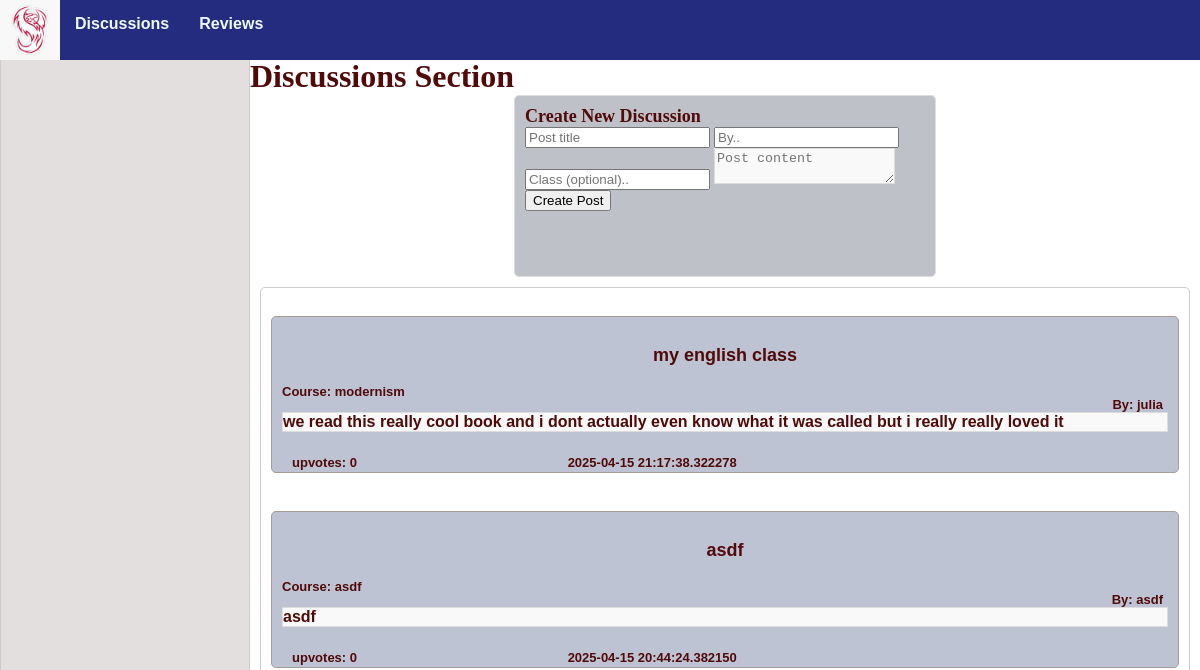
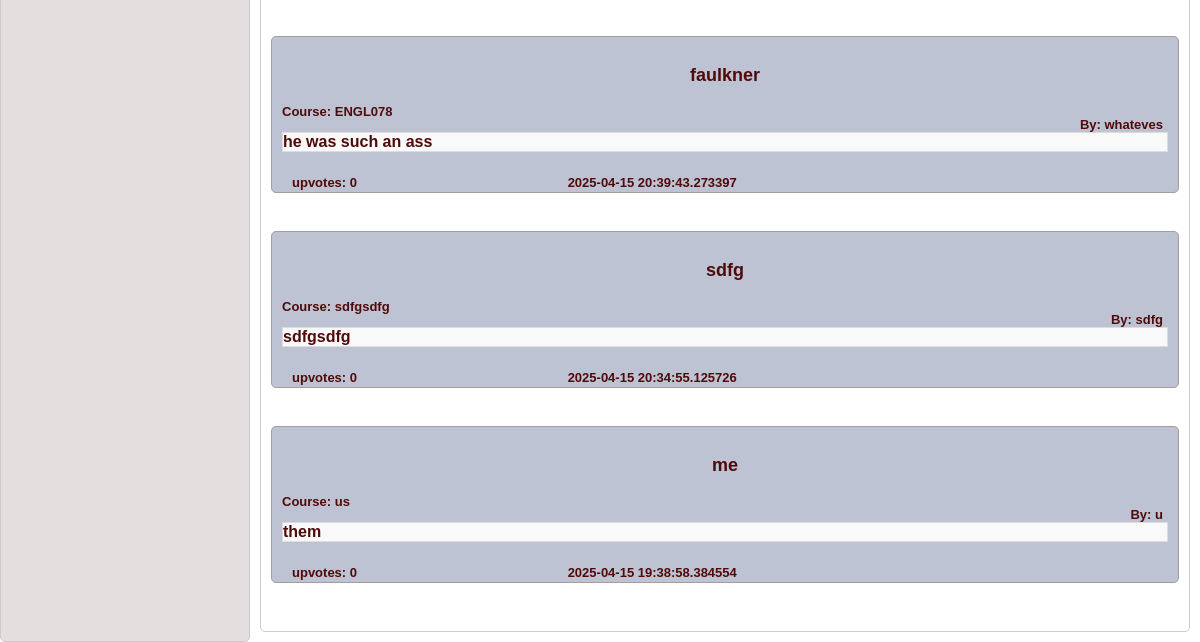
Before: /discussions with the older database file (2 pictures, top to bottom).
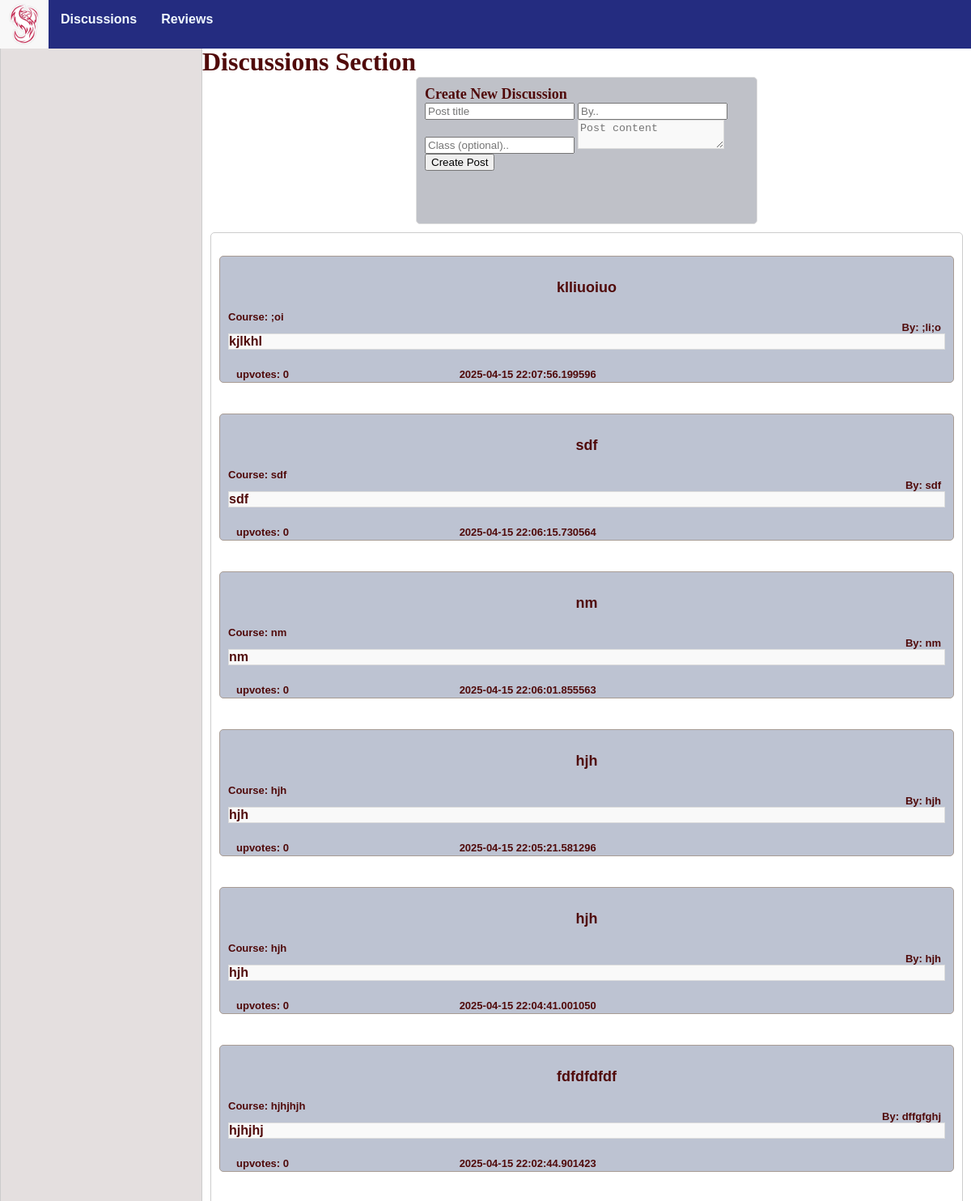
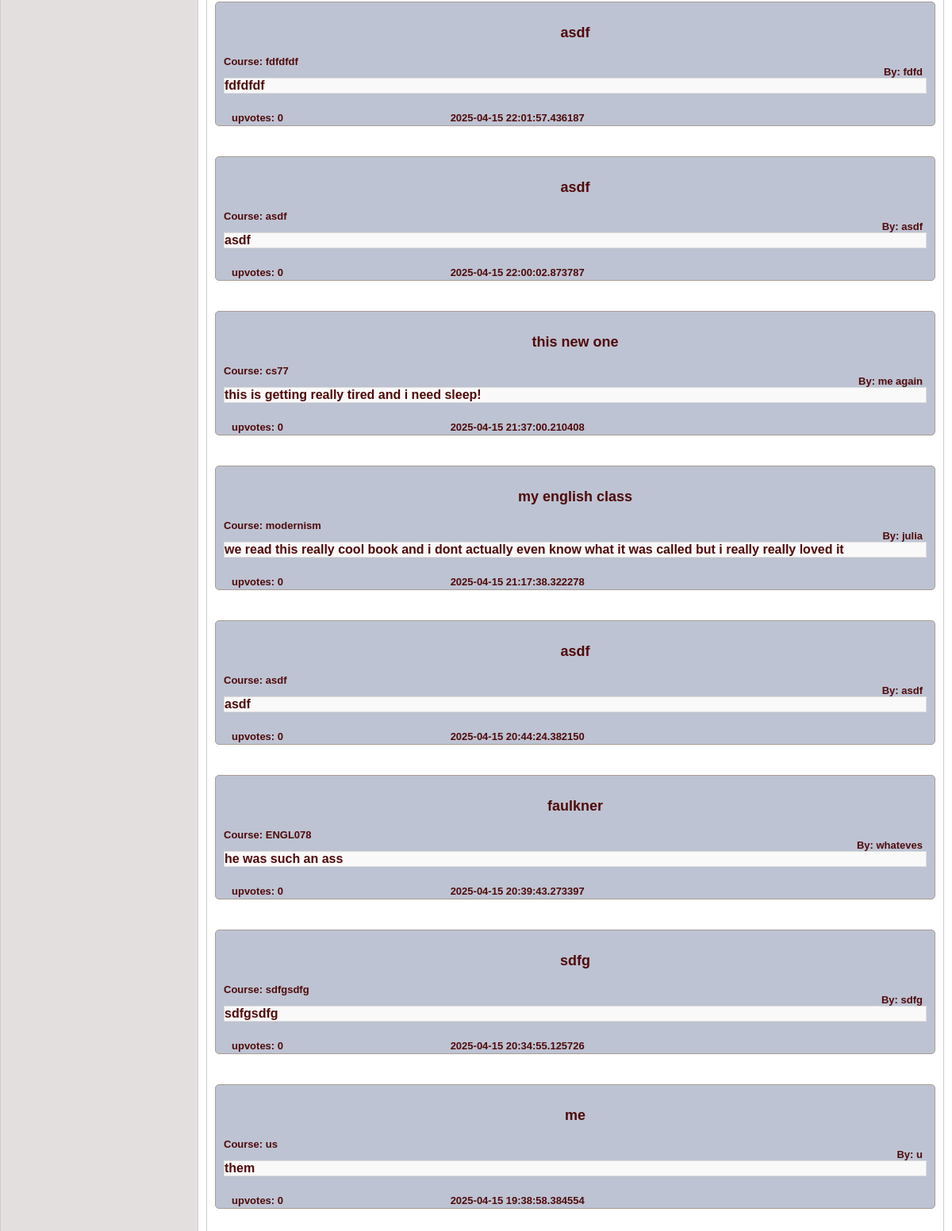
After: the same page with the newer database file (2 pictures, top to bottom).
### models.py (models this page shows, shortened)
class Discussion(db.Model):
    id = db.Column(db.Integer, primary_key=True)
    title = db.Column(db.String(255), nullable=False)
    content = db.Column(db.Text, nullable=False)
    created_at = db.Column(db.DateTime, default=db.func.current_timestamp())
    course = db.Column(db.Text)
    author = db.Column(db.Text, nullable=False)
    comments = db.relationship('Comment', backref='discussion', cascade="all, delete-orphan", lazy=True)
    up_votes = db.Column(db.Integer, default = 0)

### app.py (the view)
@app.route('/discussions')
def discussions():
    discussions=Discussion.query.order_by(Discussion.created_at.desc()).all()
    discussions_data=[]
    for discussion in discussions:
        discussions_data.append({
            'id': discussion.id,
            'title': discussion.title,
            'author': discussion.author,
            'created_at': discussion.created_at,
            'content': discussion.content,
            'course': discussion.course,
            'up_votes': discussion.up_votes,
        })
    return render_template('discussions.html', discussions=discussions_data)

### templates/discussions.html (shortened to what this page needs)
{% extends "base.html" %}
{%block head%}
    {{ super() }}
{% endblock %}
{%block content %}
    <div class="container">
        <div class="sidebar">
            <br><p1 style="text-align:center;">Navigation</p1>
        </div>
        <div class="space">
            <br>
            <p2>Discussions Section</p2>
            <div class="add_post">
               <p1>Create New Discussion</p1>
                <form id="form">
                    <input type="text" id="title" placeholder="Post title" required maxlength="50">
                    <input type="text" id="author" placeholder="By.." required maxlength="50">
                    <input type="text" id="course" placeholder="Class (optional).." required maxlength="50">
                    <textarea id="content" placeholder="Post content" required></textarea>
                    <button id="submitForm">Create Post</button>
                </form>
            </div>
            <div class="list-group">
                {% for discussion in discussions %}
                    <a href="{{ url_for('dis_posts', discussion_id=discussion.id) }}" class = "list-group-item">
                       <div class="whereithappens">
                            <div id="header">
                                <p id="title">{{discussion.title}}</p1>
                                <p id="author">By: {{discussion.author}}</p>
                                <p id="course">Course: {{discussion.course}}</p>
                            </div>
                            <p id="content">{{discussion.content}}</p>
                            <div id="information">
                                <p id="up_votes">upvotes: {{discussion.up_votes}}</p>
                                <p id="created_at">{{discussion.created_at}}</p>
                            </div>
                        </div>
                    </a>
                {% endfor %}
            </div>
        </div>
    </div>
{%endblock%}

### templates/base.html (shortened to what this page needs)
<!DOCTYPE html>
<html lang="en">
{%block head%}
<head>
    <link rel="stylesheet" href="{{ url_for('static', filename='styles/base.css') }}">
</head>
{%endblock%}
<body>
    <nav class="navbar">
        <div class="nav div">
            <div class="logo">
                <img src="{{ url_for('static', filename='phoenix.jpg') }}">
            </div>
            <ul id="navigation">
                <li>
                    <a href="{{ url_for('discussions') }}">Discussions</a>
                </li>
                <li>
                    <a href="{{ url_for('reviews') }}">Reviews</a>
                </li>
            </ul>
        </div>
    </nav>
    {%block content%}
    {%endblock%}
</body>
</html>

### static/styles/base.css (style rules this page uses)
body { margin:0; padding: 0; }
.navbar { font-family: Verdana, Geneva, Tahoma, sans-serif; font-weight: bold; background-color:rgb(162, 113, 111); position: fixed; top: 0px; width: 100%; height: 60px; }
.navbar ul { list-style-type: none; background-color:rgb(36, 44, 128); padding: 0px; margin: 0px; height: 60px; }
.navbar a { color:aliceblue; text-decoration: none; padding: 15px; display:block; text-align: center; height: 60px; }
.navbar li { float:left; }
.logo { float: left; }
.logo img { height: 60px; width: 60px; }
p1 { color:rgb(80, 10, 10); font-weight: bold; font-size:large; }
p2 { color:rgb(80, 10, 10); font-weight: bold; font-size:xx-large; text-align:center; }
a { color:rgb(80, 10, 10); font-weight: bold; font-size:medium; text-decoration: none; }
.container { display: grid; grid-template-columns: 250px 1fr; height: 100vh; }
.sidebar { background:#e4dfdf; border: 1px solid #ccc; border-radius: 5px; }
.space { padding-top: 40px; }
.add_post { height: 20vh; width: 50vh; background-color:#bfc1c8; margin: auto; padding: 10px; border: 1px solid #ddd; border-radius: 5px; }
.list-group { background-color: #ffffff; border: 1px solid #ccc; padding: 10px; margin: 10px ; border-radius: 5px; }
.list-group-item { padding: 10px; margin: 10px ; }
.whereithappens { padding: 10px; background-color: #bdc3d2; border: 1px solid #a89c94; margin-bottom: 20px; border-radius: 5px; font-family: Verdana, Geneva, Tahoma, sans-serif; }
#content { border: 1px solid #ddd; margin: auto; background-color: #f9f9f9; }
#header #title { color:rgb(80, 10, 10); font-weight: bolder; font-size:large; text-align: center; }
#header #author { color:rgb(80, 10, 10); font-weight: bold; font-size:small; margin-right:5px; position:relative; float:right; }
#header #course { color:rgb(80, 10, 10); font-size:small; }
#information { display: grid; grid-template-columns: repeat(3, auto); padding: 5px; margin: 5px; height:10px; }
#information p { font-size: small; }

Changed rows visible on the page:
added Discussion: title "klliuoiuo", author ";li;o", course ";oi", content "kjlkhl", up_votes "0", created_at "2025-04-15 22:07:56.199596"
added Discussion: title "sdf", author "sdf", course "sdf", content "sdf", up_votes "0", created_at "2025-04-15 22:06:15.730564"
added Discussion: title "nm", author "nm", course "nm", content "nm", up_votes "0", created_at "2025-04-15 22:06:01.855563"
added Discussion: title "hjh", author "hjh", course "hjh", content "hjh", up_votes "0", created_at "2025-04-15 22:05:21.581296"
added Discussion: title "hjh", author "hjh", course "hjh", content "hjh", up_votes "0", created_at "2025-04-15 22:04:41.001050"
added Discussion: title "fdfdfdfdf", author "dffgfghj", course "hjhjhjh", content "hjhjhj", up_votes "0", created_at "2025-04-15 22:02:44.901423"
added Discussion: title "asdf", author "fdfd", course "fdfdfdf", content "fdfdfdf", up_votes "0", created_at "2025-04-15 22:01:57.436187"
added Discussion: title "asdf", author "asdf", course "asdf", content "asdf", up_votes "0", created_at "2025-04-15 22:00:02.873787"
added Discussion: title "this new one", author "me again", course "cs77", content "this is getting really tired and i need sleep!", up_votes "0", created_at "2025-04-15 21:37:00.210408"
